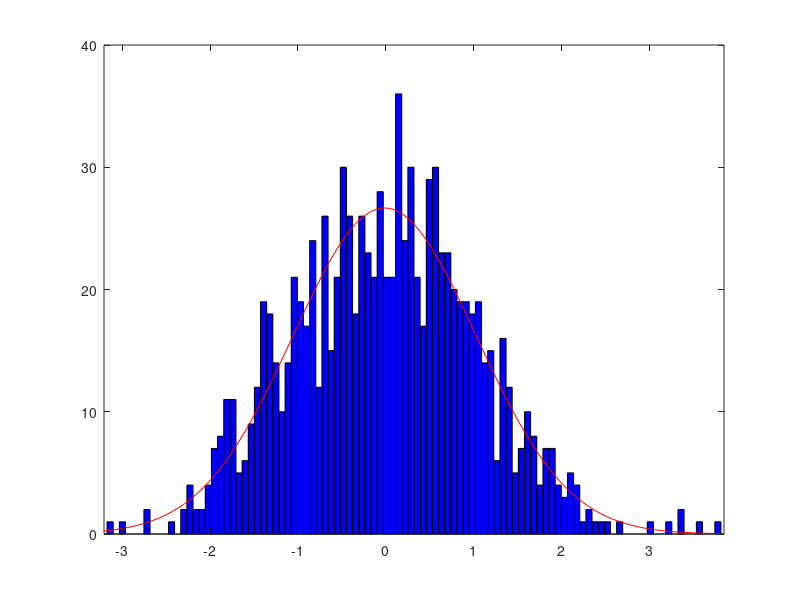
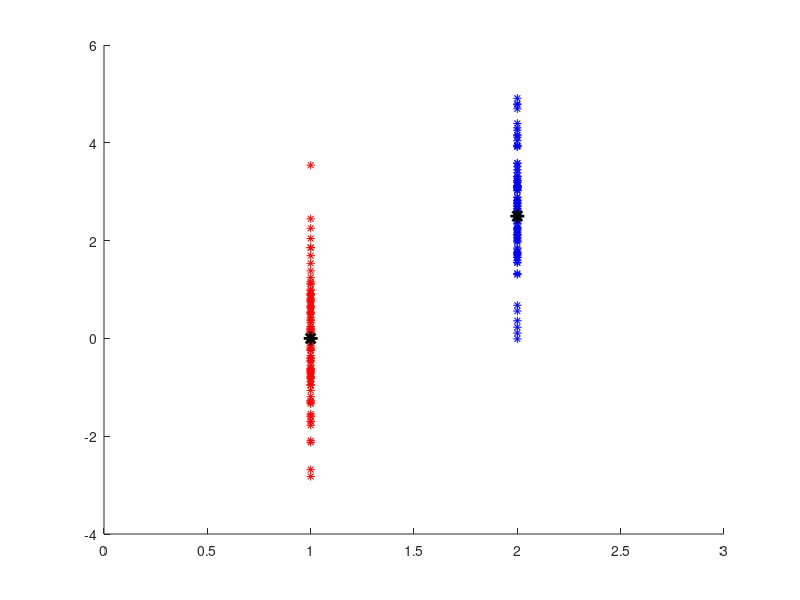

Write MATLAB code to recreate these figures, in order.
clc
clear
close all

% t-test / t-test2 results:
% The result h = 0 means that we cannot reject the null hypothesis ("means are equal").
% h = 1 indicates that the null hypothesis can be rejected at the alpha level.
%
% The significance level (p-value) means that by chance we would have
% observed values of T more extreme than the one in this example in
% p_value*100 of 100 similar experiments.
%
% A 100*(1-p_value) confidence interval on the mean is ci, which includes
% the theoretical (and hypothesized) mean. ci is a 1-alpha confidence
% interval for the true mean.


%%  ttest:  Hypothesis testing for a single sample mean.

dist1_MU = 0;                 % mean of sample distribution
dist1_SIGMA = 1;              % standard deviation of sample distribution
dist1_Dimention = [1000, 1];  % dimention of sample distribution

sample_dist1 = normrnd(dist1_MU, dist1_SIGMA, dist1_Dimention);

mu1 = mean(sample_dist1);     % calculate mean of genetated sample distribution
std1 = std(sample_dist1);     % calculate standard deviation of genetated sample distribution

figure(1);
nbins = 100;
histfit(sample_dist1,nbins,'normal');

mean_to_examin = 0;
[h, p_value, ci] = ttest(sample_dist1, mean_to_examin, 'alpha', 0.05)


%% ttest2:  Hypothesis testing for difference in means of two samples.

dist1_MU = 0;                 % mean of sample distribution
dist1_SIGMA = 1;              % standard deviation of sample distribution
dist1_Dimention = [100, 1];   % dimention of sample distribution

dist2_MU = 2.5;               % mean of sample distribution
dist2_SIGMA = 1;              % standard deviation of sample distribution
dist2_Dimention = [100, 1];   % dimention of sample distribution

sample_dist1 = normrnd(dist1_MU, dist1_SIGMA, dist1_Dimention);
sample_dist2 = normrnd(dist2_MU, dist2_SIGMA, dist2_Dimention);

figure(2);
hold on;
plot(ones(size(sample_dist1)),sample_dist1,'*r');
plot(1,dist1_MU,'*k','MarkerSize',10,'LineWidth',2);
plot(2*ones(size(sample_dist2)),sample_dist2,'*b');
plot(2,dist2_MU,'*k','MarkerSize',10,'LineWidth',2);
xlim([0,3]);

[h, p_value, ci] = ttest2(sample_dist1, sample_dist2, 'alpha', 0.05)


%%  ttest:  Hypothesis testing for a paired two matched samples, come from distributions with equal means

dist1_MU = 0;                 % mean of sample distribution
dist1_SIGMA = 1;              % standard deviation of sample distribution
dist1_Dimention = [100, 1];   % dimention of sample distribution

sample_dist1 = normrnd(dist1_MU, dist1_SIGMA, dist1_Dimention);
sample_dist2 = 3+sample_dist1;

[h, p_value, ci] = ttest(sample_dist1, sample_dist2, 'alpha', 0.05)


%[r,p] = corrcoef(samples1',samples2');
